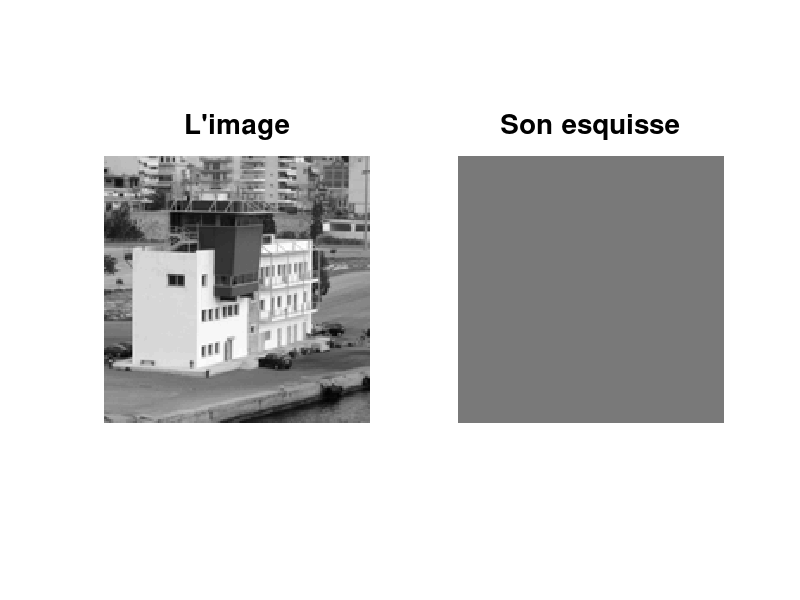

The MATLAB script that drew this image:
clear;
close all;

load exercice_1;

% Parametres :
p = alpha/pi;
epsilon = 1e-5;

% Affichage de l'image :
figure('Name','Detection des alignements','Position',[0,0,L,0.67*H]);
subplot(1,2,1);
imagesc(I);
axis equal;
axis off;
colormap gray;
title('L''image','FontSize',20);
drawnow;

% Affichage des alignements :
subplot(1,2,2);
imagesc(120*ones(size(I)),[0,255]);
axis equal;
axis off;
title('Son esquisse','FontSize',20);
hold on;

% Boucle sur les ensembles E :
cpt = 0;
for k = 1:length(liste_E)

	% Ensemble candidat numero k :
	E = liste_E{1,k};
	card_E = size(E,1);
	indices_E = sub2ind(size(I),E(:,1),E(:,2));

	% Centre de gravite C = (C_x,C_y) du nuage de points :
	E_x = E(:,2);			% Attention : x = j
	E_y = E(:,1);			% Attention : y = i
	poids = G_norme(indices_E);
	inverse_somme_poids = 1/sum(poids);
	C_x = inverse_somme_poids*sum(poids.*E_x);
	C_y = inverse_somme_poids*sum(poids.*E_y);

	% Centrage des donnees :
	E_x_centre = E_x-C_x;
	E_y_centre = E_y-C_y;

	% Matrice d'inertie du nuage de points :
	M_11 = inverse_somme_poids*sum(poids.*E_x_centre.*E_x_centre);
	M_12 = inverse_somme_poids*sum(poids.*E_x_centre.*E_y_centre);
	M_22 = inverse_somme_poids*sum(poids.*E_y_centre.*E_y_centre);
	M = [M_11 M_12 ; M_12 M_22];

	% Calcul des valeurs/vecteurs propres de M :
	[V,D] = eig(M);

	% Tri des valeurs propres de M par ordre decroissant :
	[lambda,indices] = sort(diag(D),'descend');

	% Matrice de passage du repere xy vers les axes propres du nuage de points :
	P = V(:,indices);
	petit_axe = P(:,2);

	% Nombre n de pixels de E ou le gradient est parallele au petit axe :
    n = 0
	for i = 1:card_E 
    
        % Calcul gradient
        gradientCourant =  gradient(E(i,:))
        Gx = gradientCourant(1)
        Gy = gradientCourant(2)
        normeGradE = sqrt(Gx^2+Gy^2)
               
         % Si gradient dans la même direction
        if abs(Gx*petit_axe(1) + Gy*petit_axe(2)) >= normeGradE * cos_alpha
            n = n+1
        end
    end

	% Coordonnees des points du nuage dans le repere des axes principaux :
	E_centre_bis = [E_x_centre E_y_centre]*P;

	% Dimensions du rectangle englobant :
	E_x_centre_bis = E_centre_bis(:,1);
	x_min_bis = min(E_x_centre_bis);
	x_max_bis = max(E_x_centre_bis);
	E_y_centre_bis = E_centre_bis(:,2);
	y_min_bis = min(E_y_centre_bis);
	y_max_bis = max(E_y_centre_bis);
	largeur_rectangle = x_max_bis-x_min_bis;
	hauteur_rectangle = y_max_bis-y_min_bis;

	% Nombre N de pixels du rectangle englobant :
	N = largeur_rectangle * hauteur_rectangle;

	% Calcul de probabilite (loi binomiale : cf. fonction binocdf) :
	y = binocdf(n, N, p);

	% Test de saillance visuelle :
	if y <= epsilon					% Si l'evenement est suffisamment rare

		% Affichage du segment :
		extremites = P*[x_min_bis x_max_bis ; 0 0]+[C_x ; C_y]*ones(1,2);
		line(extremites(1,:),extremites(2,:),'Color','w','LineWidth',2);
		drawnow;
	else
		cpt = cpt+1;
	end
end
disp(['Sur ' num2str(length(liste_E)) ' ensembles candidats, ' num2str(cpt) ' ont ete elimines']);
